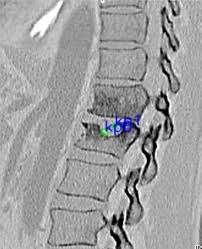
#> input picture temp_image.jpg, 202 x 249 px, given in place of result_image.jpg, which was not available
$ python -i main.py   (imports and definitions only)   (Python 2 division)
#> lines starting #> are read from the running program, lines starting #| are printed output that depends on the picture; long printed decimals are rounded; pictures that were not available may be replaced by others from this repository, and a replacement may not be noted
from fastapi import FastAPI, UploadFile, File
from fastapi.responses import StreamingResponse
import cv2
import numpy as np

#Agregar en la terminal
# pip install python-multipart
# pip install uvicorn

#------------------------- Con este corre el api--------------------------
#uvicorn main:app --reload

#-------------------- abrir postman---------------------
#generar un post
#http://127.0.0.1:8000/upload-image/
#ir a body -> form-data
# key: image, value(cambiar a file): direccion de la imagen
# [1 line not run here, left out]

# [76 lines left out: function process_image, not called in this run]

def procces_key_point():

    img1 = cv2.imread('result_image.jpg', cv2.IMREAD_GRAYSCALE)
#> img1: shape (249, 202); min 0, max 255, mean 159.5
    img2 = cv2.imread('real_image.jpg', cv2.IMREAD_GRAYSCALE)
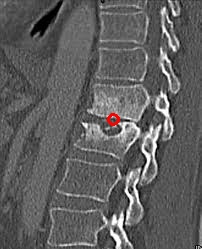
#> input picture punto.jpg, 202 x 249 px, given in place of real_image.jpg, which was not available
#> img2: shape (249, 202); min 0, max 255, mean 95.1

    # Crear el detector y descriptor ORB
    sift = cv2.SIFT_create()  # Reemplazar por cv2.xfeatures2d.SURF_create() para SURF

    # Detectar y describir características en ambas imágenes
    keypoints1, descriptors1 = sift.detectAndCompute(img1, None)
#> keypoints1 = 585 keypoints; strongest (x, y, size): (126, 191, 2.6), (155, 146, 3.2), (124, 226, 2.4), (85, 125, 3.2)
    keypoints2, descriptors2 = sift.detectAndCompute(img2, None)
#> keypoints2 = 577 keypoints; strongest (x, y, size): (126, 191, 2.6), (128, 120, 2), (155, 146, 3.2), (124, 226, 2.4)

    # Crear y configurar el emparejador de características (matcher)
    matcher = cv2.BFMatcher(cv2.NORM_L2, crossCheck=True)

    # Emparejar características
    matches = matcher.match(descriptors1, descriptors2)
#> matches = 110 matches

    # Ordenar emparejamientos por distancia (cuanto menor es la distancia, más similares son las características)
    best_matches = sorted(matches, key=lambda x: x.distance)
#> best_matches = 110 matches
    print(len(best_matches))
#| 110
    # Dibujar los primeros 30 mejores emparejamientos en una imagen
    result = cv2.drawMatches(img1, keypoints1, img2, keypoints2, matches[:1], None, flags=cv2.DrawMatchesFlags_NOT_DRAW_SINGLE_POINTS)
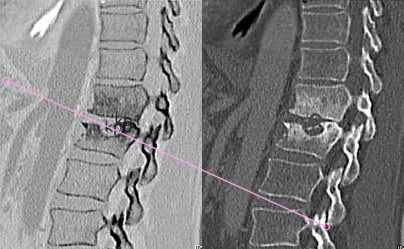
#> result: shape (249, 404, 3); mean of channels 0, 1, 2 127.8, 127.4, 127.9; drawn as B, G, R

    # Dibujar círculos rojos en la imagen img2 para los 30 mejores matches
    img2_color = cv2.cvtColor(img2, cv2.COLOR_GRAY2BGR)

    for match in best_matches[:1]:
        # Obtener el keypoint correspondiente al match en la img2
        keypoint = keypoints2[match.trainIdx]

        # Dibujar un círculo en la posición del keypoint
        x, y = keypoint.pt
        print("valor x:" + str(x))
        print("valor y:" + str(y))
        cv2.circle(img2_color, (int(x), int(y)), 5, (0, 0, 255), 2)
#> this loop made 1 pass
#> (keypoint, x, y) on pass 1: (keypoint at (53, 4.9), size 3.7, 53.04, 4.94)
#| valor x:53.044
#| valor y:4.944
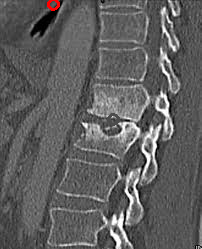
#> img2_color: shape (249, 202, 3); mean B, G, R 95.1, 95.1, 95.5

    # Mostrar imagen con emparejamientos
    output2 = 'punto.jpg'
    cv2.imwrite(output2, img2_color)
    cv2.waitKey(0)
    cv2.destroyAllWindows()
    return output2


# [14 lines not run here, left out]

>>> result = procces_key_point()
